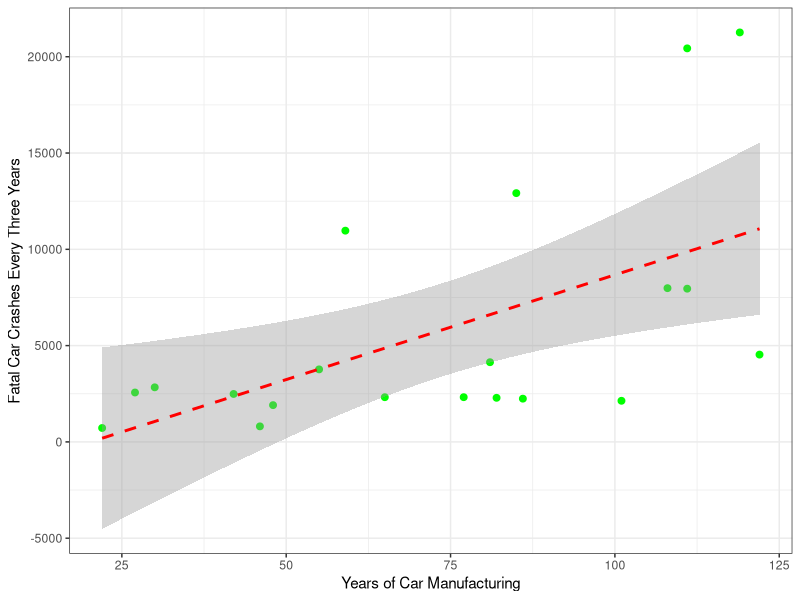

The R source for this figure:
library(ggplot2, json)

df <- data.frame(
    x=c(
        119, 111, 85, 59, 108, 
        111, 122, 81, 55, 30, 
        27, 42, 77, 65, 82, 
        86, 101, 48, 46, 22
    ),
    y=c(
        21262, 20435, 12918, 10969, 7983, 
        7956, 4533, 4138, 3766, 2834, 
        2565, 2489, 2322, 2321, 2289, 
        2245, 2135, 1909, 807, 722
    )
)

png(file = "scatter.png", width = 1500, height = 1080, units = "px")

ggplot(df, aes(x=x, y=y)) + 
    geom_point(col="green", size=2) + 
    geom_smooth(method=lm, col="red", linetype="dashed") + 
    labs(
        x="Years of Car Manufacturing", y="Fatal Car Crashes Every Three Years"
    ) +
    theme_bw()

dev.off()